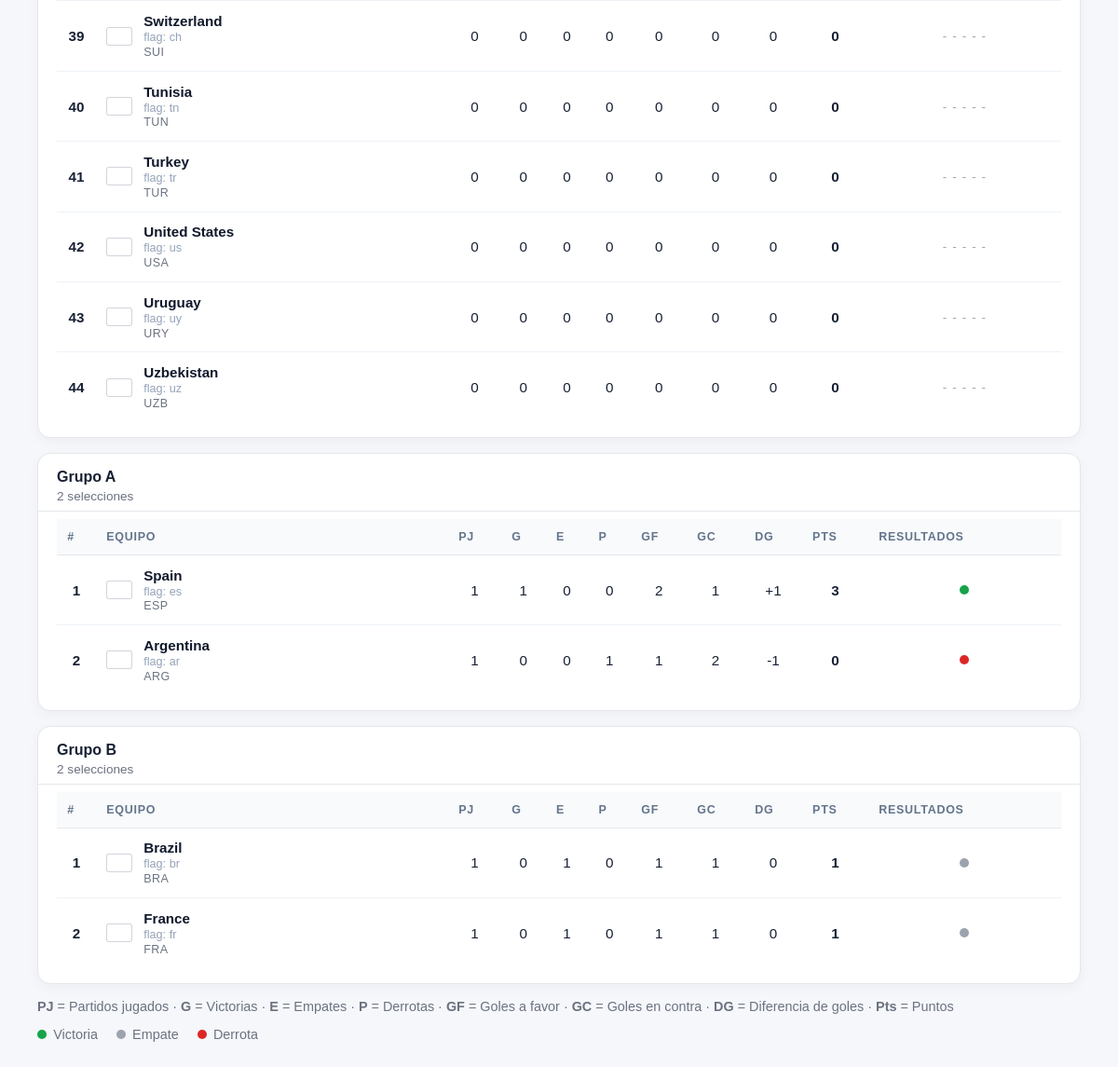
Page /groups/ (lower part) on the earlier database version.
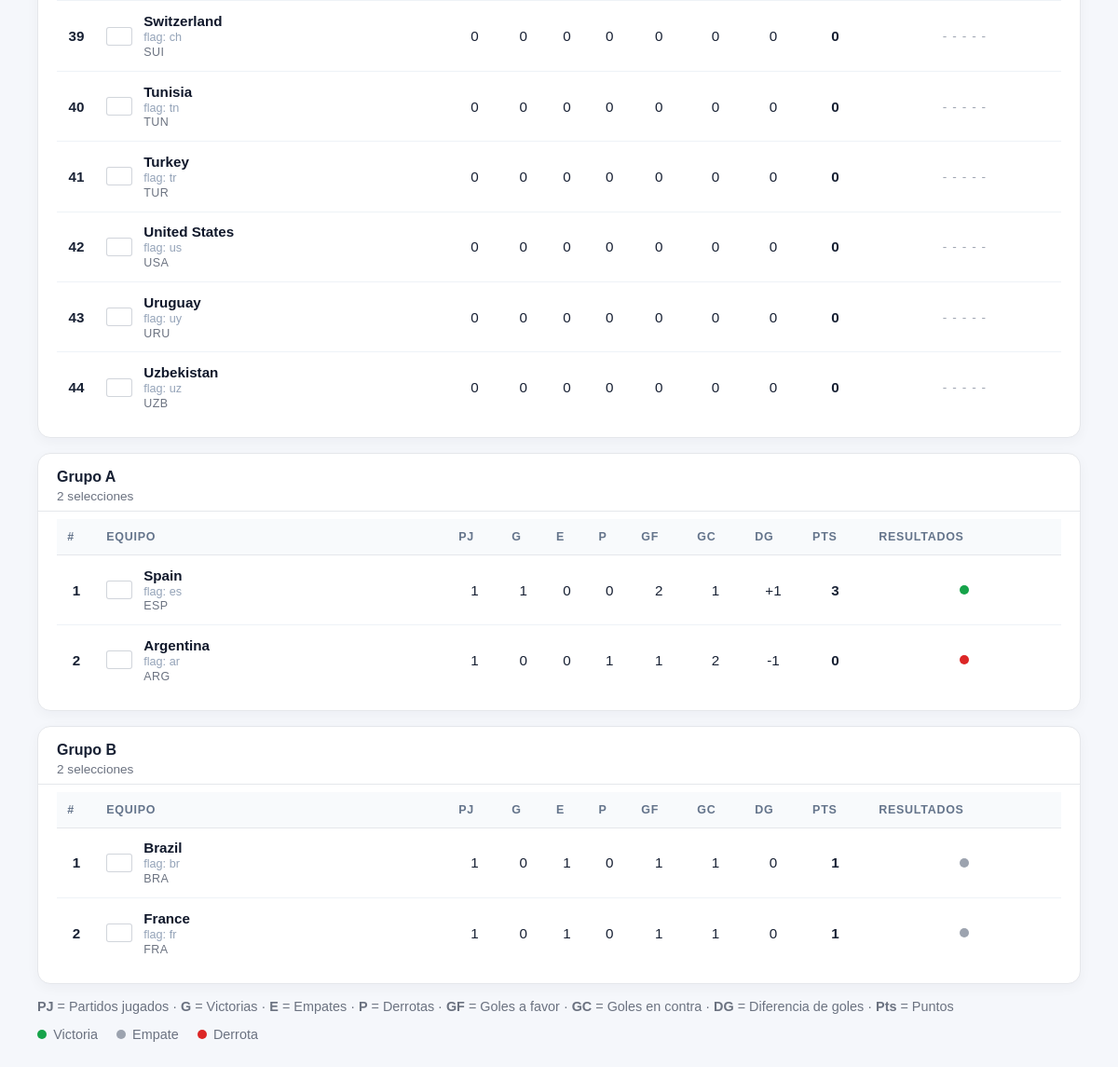
Same page on the later database version.
### teams/models.py (models this page shows, shortened)
class Team(models.Model):
    class Confederation(models.TextChoices):
        UEFA = "UEFA", "UEFA"
        CONMEBOL = "CONMEBOL", "CONMEBOL"
        CONCACAF = "CONCACAF", "CONCACAF"
        CAF = "CAF", "CAF"
        AFC = "AFC", "AFC"
        OFC = "OFC", "OFC"
    name = models.CharField(max_length=100, unique=True)
    fifa_code = models.CharField(max_length=3, unique=True)
    confederation = models.CharField(max_length=10, choices=Confederation.choices)
    coach = models.CharField(max_length=100, blank=True)
    fifa_ranking = models.PositiveIntegerField(null=True, blank=True)
    group = models.CharField(max_length=1, blank=True)
    primary_color = models.CharField(max_length=7, blank=True)
    secondary_color = models.CharField(max_length=7, blank=True)
    is_active = models.BooleanField(default=True)
    external_id = models.CharField(max_length=100, blank=True, null=True, unique=True)
    class Meta:
        ordering = ["name"]

### core/views.py (the view, shortened to what this page needs)
# urls.py: path("groups/", GroupsView.as_view(), name="groups"),
class GroupsView(TemplateView):
    template_name = "core/groups.html"
    def get_context_data(self, **kwargs):
        context = super().get_context_data(**kwargs)
        teams = (
            Team.objects
            .filter(group__isnull=False)
            .annotate(
                called_up_count=Count(
                    "players",
                    filter=Q(players__is_called_up=True),
                    distinct=True,
                )
            )
            .order_by("group", "name")
        )
        groups = OrderedDict()
        for team in teams:
            standings = self._build_team_standings(team)
            group_key = team.group.upper()
            if group_key not in groups:
                groups[group_key] = []
            groups[group_key].append({
                "team": team,
                "stats": standings,
                "flag_code": get_flag_code(team),
            })
        for group_key, rows in groups.items():
            groups[group_key] = sorted(
                rows,
                key=lambda row: (
                    -row["stats"]["points"],
                    -row["stats"]["goal_difference"],
                    -row["stats"]["goals_for"],
                    row["team"].name,
                )
            )
        context["groups"] = groups
        context["groups_count"] = len(groups)
        context["teams_count"] = teams.count()
        return context
    def _build_team_standings(self, team):
        matches = (
            Match.objects.filter(
                Q(home_team=team) | Q(away_team=team),
                group=team.group,
            )
            .select_related("home_team", "away_team", "tournament")
            .distinct()
            .order_by("match_date")
        )
        played = 0
        wins = 0
        draws = 0
        losses = 0
        goals_for = 0
        goals_against = 0
        form = []
        valid_statuses = {"finished", "completed", "full_time"}
        for match in matches:
            if match.home_score is None or match.away_score is None:
                continue
            if match.status and str(match.status).lower() not in valid_statuses:
                continue
            played += 1
            if match.home_team_id == team.id:
                gf = match.home_score
                ga = match.away_score
            else:
                gf = match.away_score
                ga = match.home_score
            goals_for += gf
            goals_against += ga
            if gf > ga:
                wins += 1
                form.append("W")
            elif gf == ga:
                draws += 1
                form.append("D")
            else:
                losses += 1
                form.append("L")
        points = wins * 3 + draws
        goal_difference = goals_for - goals_against
        return {
            "played": played,
            "wins": wins,
            "draws": draws,
            "losses": losses,
            "goals_for": goals_for,
            "goals_against": goals_against,
            "goal_difference": goal_difference,
            "points": points,
            "form": form[-5:],
        }

### teams/utils/flags.py (called while the page is built)
def get_flag_code(team):
    fifa_code = (getattr(team, "fifa_code", "") or "").strip().upper()
    name = (getattr(team, "name", "") or "").strip().lower()
    if fifa_code in FIFA_TO_FLAG_CODE:
        return FIFA_TO_FLAG_CODE[fifa_code]
    if name in TEAM_NAME_TO_FLAG_CODE:
        return TEAM_NAME_TO_FLAG_CODE[name]
    return None

### templates/core/groups.html (shortened to what the changed rows need)
{% extends "base.html" %}
{% block content %}
<link
    rel="stylesheet"
    href="https://cdn.jsdelivr.net/gh/lipis/flag-icons@7.3.2/css/flag-icons.min.css"
/>
<section class="dashboard-section">
    <div class="groups-grid">
        {% for group_letter, rows in groups.items %}
            <article class="card group-card">
                <div class="group-table-wrap">
                    <table class="standings-table fifa-group-table">
                        <thead>
                            <tr>
                                <th>#</th>
                                <th class="team-col">Equipo</th>
                                <th>PJ</th>
                                <th>G</th>
                                <th>E</th>
                                <th>P</th>
                                <th>GF</th>
                                <th>GC</th>
                                <th>DG</th>
                                <th>Pts</th>
                                <th>Resultados</th>
                            </tr>
                        </thead>
                        <tbody>
                            {% for row in rows %}
                                <tr>
                                    <td class="position-col">{{ forloop.counter }}</td>
                                    <td class="team-col">
                                        <div class="team-cell">
                                            {% if row.flag_code %}
                                                <span
                                                    class="fi fi-{{ row.flag_code }} team-flag-icon"
                                                    aria-label="Bandera de {{ row.team.name }}"
                                                    title="{{ row.team.name }}"
                                                ></span>
                                            {% else %}
                                                <span
                                                    class="team-flag team-flag-fallback"
                                                    title="Falta mapping de bandera para {{ row.team.name }} ({{ row.team.fifa_code }})"
                                                ></span>
                                            {% endif %}
                                            <div class="team-meta">
                                                <a href="{% url 'teams:team-detail' row.team.pk %}">
                                                    {{ row.team.name }}
                                                </a>
                                                <small style="color:#94a3b8;">flag: {{ row.flag_code|default:"missing" }}</small>
                                                <span>{{ row.team.fifa_code }}</span>
                                            </div>
                                        </div>
                                    </td>
                                    <td>{{ row.stats.played }}</td>
                                    <td>{{ row.stats.wins }}</td>
                                    <td>{{ row.stats.draws }}</td>
                                    <td>{{ row.stats.losses }}</td>
                                    <td>{{ row.stats.goals_for }}</td>
                                    <td>{{ row.stats.goals_against }}</td>
                                    <td>
                                        {% if row.stats.goal_difference > 0 %}
                                            +{{ row.stats.goal_difference }}
                                        {% else %}
                                            {{ row.stats.goal_difference }}
                                        {% endif %}
                                    </td>
                                    <td class="points-col"><strong>{{ row.stats.points }}</strong></td>
                                    <td>
                                        <div class="form-dots">
                                            {% if row.stats.form %}
                                                {% for result in row.stats.form %}
                                                    {% if result == "W" %}
                                                        <span class="form-dot form-win" title="Victoria"></span>
                                                    {% elif result == "D" %}
                                                        <span class="form-dot form-draw" title="Empate"></span>
                                                    {% elif result == "L" %}
                                                        <span class="form-dot form-loss" title="Derrota"></span>
                                                    {% endif %}
                                                {% endfor %}
                                            {% else %}
                                                <span class="form-empty">- - - - -</span>
                                            {% endif %}
                                        </div>
                                    </td>
                                </tr>
                            {% endfor %}
                        </tbody>
                    </table>
                </div>
            </article>
        {% empty %}
            <article class="card">
                <p>No hay equipos con grupo asignado.</p>
            </article>
        {% endfor %}
    </div>
</section>
{% endblock %}

Differences in the rows shown:
changed Team "Uruguay": team.fifa_code "URY" → "URU"
